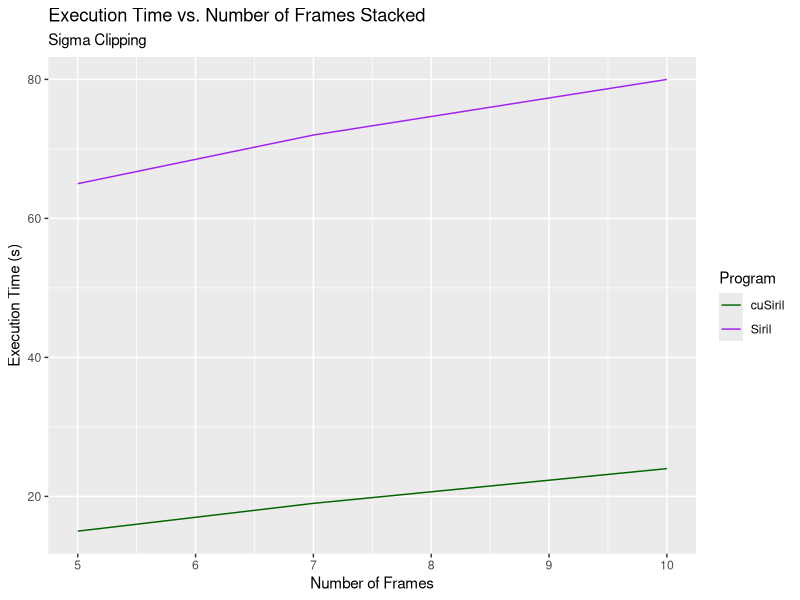
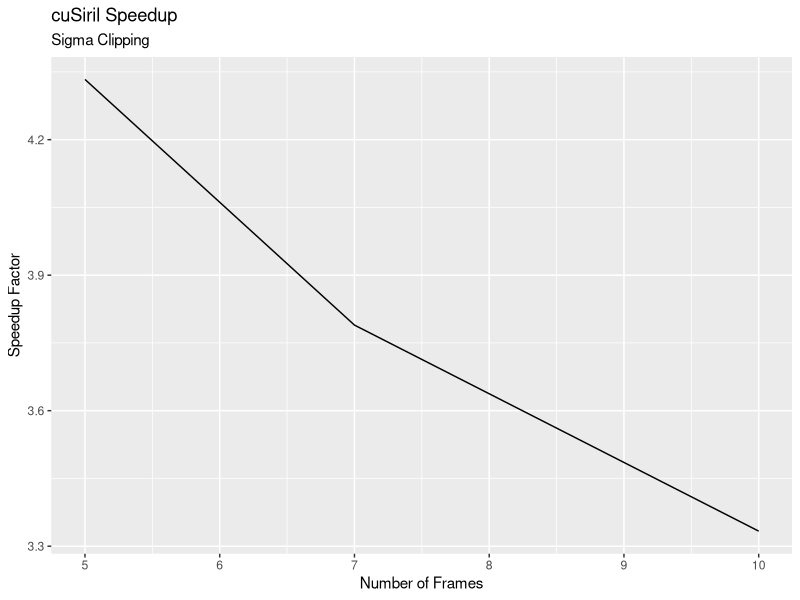

Generate these figures, in order, with R:
## ---- chunk 1
library(ggplot2)

numberOfFrames <- c(5, 7, 10)
sirilTimes <- c(65, 72, 80)
cuSirilTimes <- c(15, 19, 24)
speedupFactor <- sirilTimes / cuSirilTimes
data <- data.frame(numberOfFrames, sirilTimes, cuSirilTimes, speedupFactor)
## ---- chunk 2
ggplot(data) +
  geom_line(aes(numberOfFrames, sirilTimes, color = "Siril")) +
  geom_line(aes(numberOfFrames, cuSirilTimes, color = "cuSiril")) +
  labs(title = "Execution Time vs. Number of Frames Stacked",
       subtitle = "Sigma Clipping",
       x = "Number of Frames",
       y = "Execution Time (s)") +
  scale_color_manual(values = c("cuSiril" = "darkgreen", "Siril" = "purple"),
                     labels = c("cuSiril", "Siril"),
                     name = "Program")
## ---- chunk 3
ggplot(data) + 
	geom_line(aes(numberOfFrames, speedupFactor)) + 
	labs(title = "cuSiril Speedup",
		 subtitle = "Sigma Clipping",
		 x = "Number of Frames",
		 y = "Speedup Factor")
